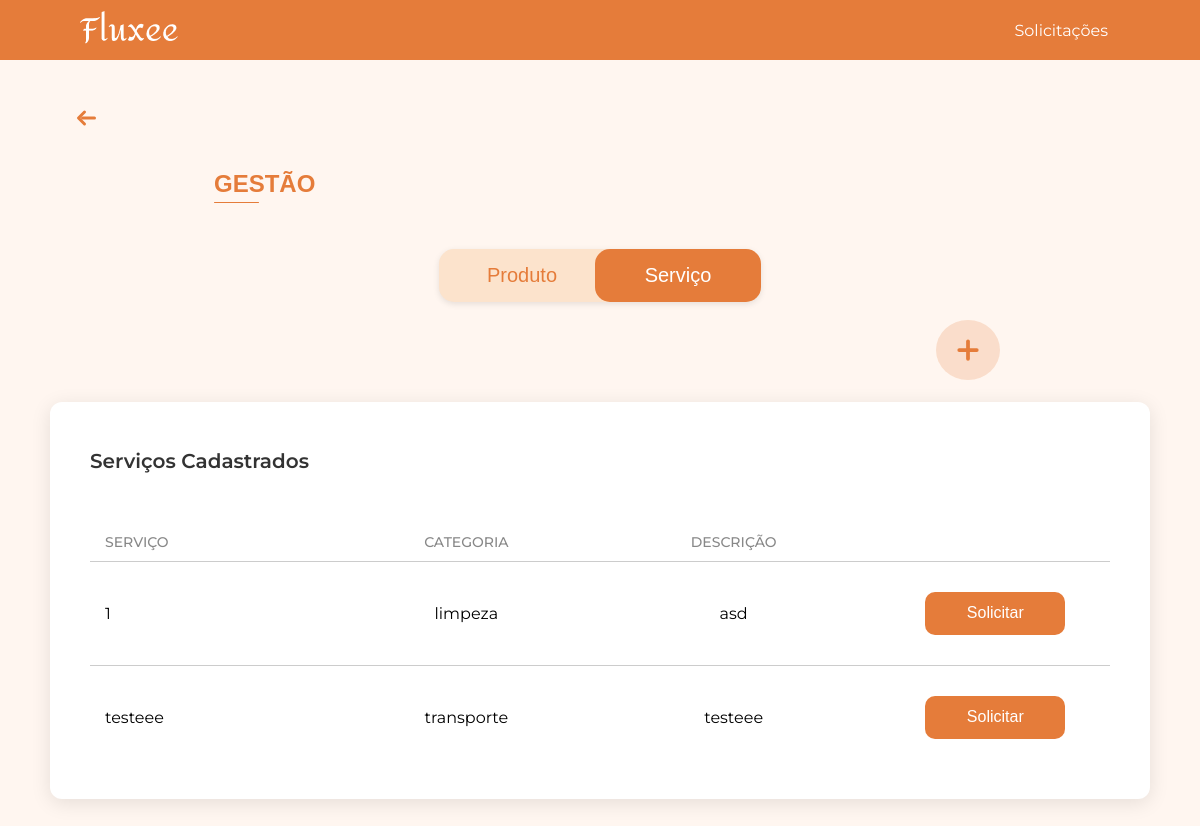
The app's page /gestao_servico/, older data.
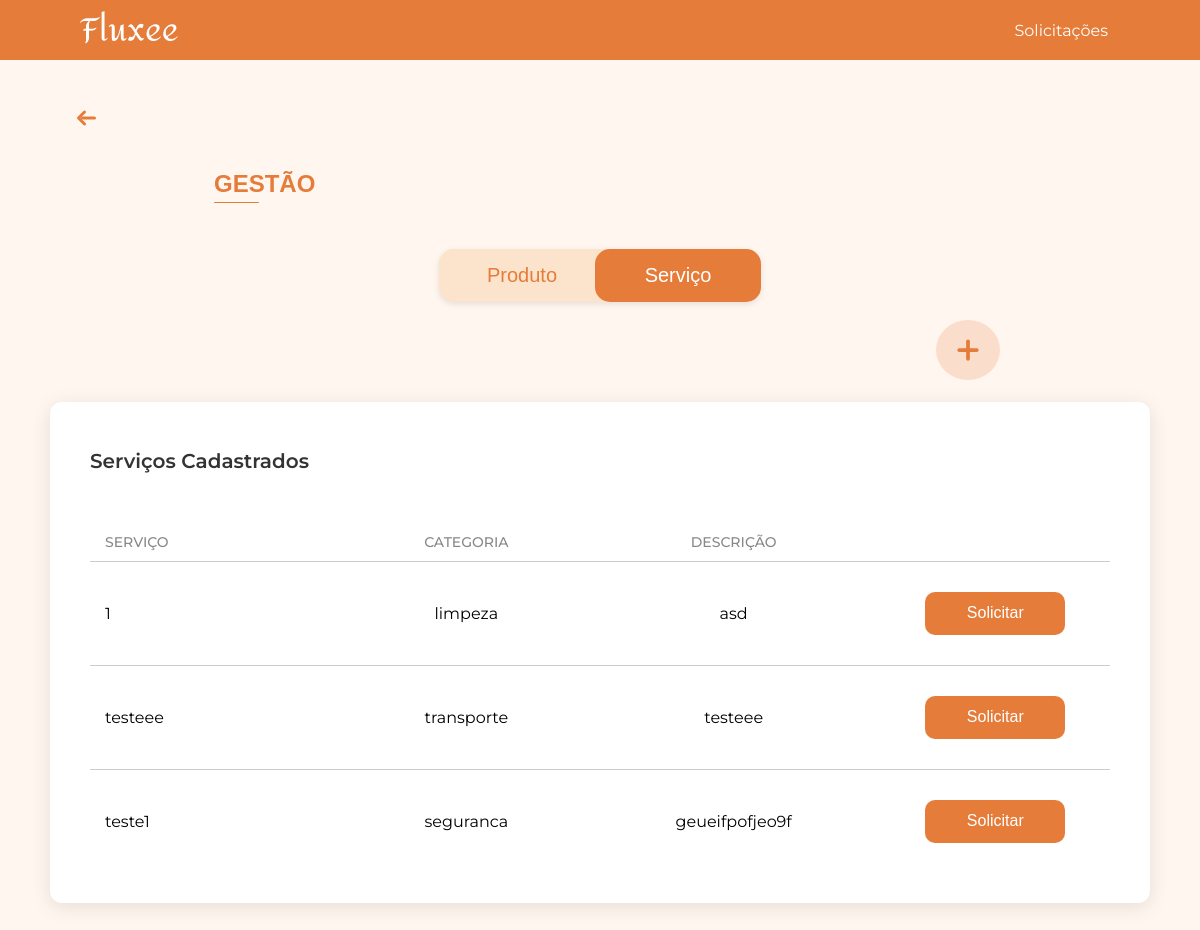
The same page, newer data.
### app/models.py (models this page shows, shortened)
class Service(db.Model):
    __tablename__ = 'services'
    id = db.Column(db.Integer, primary_key=True)
    nome = db.Column(db.String(120), nullable=False)
    categoria = db.Column(db.String(30), nullable=False)  # transporte / limpeza / seguranca
    descricao = db.Column(db.Text, nullable=True)
    transporte = db.relationship("ServiceTransporte", backref="service", uselist=False)
    seguranca = db.relationship("ServiceSeguranca", backref="service", uselist=False)
    limpeza = db.relationship("ServiceLimpeza", backref="service", uselist=False)

### app/view.py (the view, shortened to what this page needs)
@app.route('/gestao_servico/', methods=['GET', 'POST'])
def gestao_servico():
    servicos = Service.query.all()  # pega todos os serviços do banco
    return render_template('gestao_servico.html', servicos=servicos)

### app/templates/gestao_servico.html (shortened to what this page needs)
<!DOCTYPE html>
<html lang="pt-BR">
<head>
    <link rel="stylesheet" href="{{ url_for('static', filename='css/gestao_servicos.css') }}">
</head>
<body>
    {% include 'componentes/alertas/alerta_sucesso.html' %}
    {% include 'componentes/header/header.html' %}
    {% with texto="GESTÃO" %}
        {% include 'componentes/titulos/titulo.html' %}
    {% endwith %}
    {% include 'componentes/botoes/botao_gestao_add_servico.html' %}
    {% include 'componentes/botoes/botaogestao.html' %}
    <div class="gestao-container">
        <div class="gestao-box">
            <h2 class="gestao-box-title">Serviços Cadastrados</h2>
            <div class="gestao-tabela">
                <div class="gestao-cabecalho">
                    <span class="coluna-produto">SERVIÇO</span>
                    <span class="coluna-categoria">CATEGORIA</span>
                    <span class="coluna-descricao">DESCRIÇÃO</span>
                </div>
                {% for s in servicos %}
                    <div class="gestao-linha linha-dinamica">
                        <span class="linha-produto">{{ s.nome }}</span>
                        <span class="linha-categoria">{{ s.categoria }}</span>
                        <span class="linha-descricao">{{ s.descricao }}</span>
                        <span class="linha-acao">
                            <button class="btn-solicitar"
                                    data-categoria="{{ s.categoria }}"
                                    data-nome="{{ s.nome }}"
                                    data-service-id="{{ s.id }}">
                                Solicitar
                            </button>
                        </span>
                    </div>
                {% endfor %}
            </div>
        </div>
    </div>
                    {% include 'componentes/boxs/box_data_saida.html' %}
                    {% include 'componentes/boxs/box_data_retorno.html' %}
                    {% set tempos = ['Manhã', 'Tarde', 'Noite', 'Integral'] %}
                    {% include 'componentes/boxs/dropdown_tempo.html' %}
                    {% include 'componentes/boxs/box_ambiente.html' %}
                    {% set frequencias = ['Diária', 'Semanal', 'Quinzenal', 'Mensal'] %}
                    {% include 'componentes/boxs/dropdown_frequencia.html' %}
                    {% include 'componentes/boxs/box_data_inicio.html' %}
                    {% include 'componentes/boxs/box_area_atuacao.html' %}
                    {% set options_turno = [('Manhã','Manhã'),('Tarde','Tarde'),('Noite','Noite'),('24 Horas','24 Horas')] %}
                    {% include 'componentes/boxs/dropdown_turno.html' %}
                {% with texto="Enviar Solicitação" %}
                    {% include 'componentes/botoes/botao_enviar.html' %}
                {% endwith %}
</body>
</html>

Row changes from the older to the newer data that the page shows:
added Service: nome "teste1", categoria "seguranca", descricao "geueifpofjeo9f"
